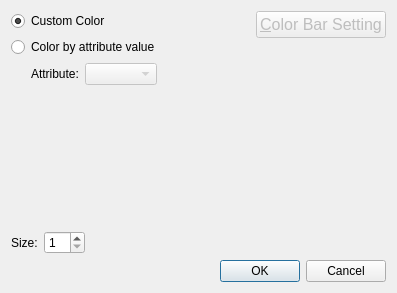
<?xml version="1.0" encoding="UTF-8"?>
<ui version="4.0">
 <class>PostParticleScalarPropertyDialog</class>
 <widget class="QDialog" name="PostParticleScalarPropertyDialog">
  <property name="geometry">
   <rect>
    <x>0</x>
    <y>0</y>
    <width>397</width>
    <height>293</height>
   </rect>
  </property>
  <property name="windowTitle">
   <string>Particle Scalar Setting</string>
  </property>
  <layout class="QVBoxLayout" name="verticalLayout_3">
   <item>
    <layout class="QHBoxLayout" name="horizontalLayout_4">
     <item>
      <layout class="QVBoxLayout" name="verticalLayout" stretch="0,0,0,1,0">
       <item>
        <layout class="QHBoxLayout" name="horizontalLayout_3">
         <item>
          <widget class="QRadioButton" name="arbitraryRadioButton">
           <property name="text">
            <string>Custom Color</string>
           </property>
           <property name="checked">
            <bool>true</bool>
           </property>
          </widget>
         </item>
         <item>
          <widget class="ColorEditWidget" name="colorEditWidget">
           <property name="minimumSize">
            <size>
             <width>50</width>
             <height>0</height>
            </size>
           </property>
          </widget>
         </item>
         <item>
          <spacer name="horizontalSpacer_3">
           <property name="orientation">
            <enum>Qt::Horizontal</enum>
           </property>
           <property name="sizeHint" stdset="0">
            <size>
             <width>40</width>
             <height>20</height>
            </size>
           </property>
          </spacer>
         </item>
        </layout>
       </item>
       <item>
        <widget class="QRadioButton" name="byValueRadioButton">
         <property name="locale">
          <locale language="English" country="UnitedStates"/>
         </property>
         <property name="text">
          <string>Color by attribute value</string>
         </property>
        </widget>
       </item>
       <item>
        <layout class="QHBoxLayout" name="horizontalLayout">
         <item>
          <spacer name="horizontalSpacer">
           <property name="orientation">
            <enum>Qt::Horizontal</enum>
           </property>
           <property name="sizeType">
            <enum>QSizePolicy::Fixed</enum>
           </property>
           <property name="sizeHint" stdset="0">
            <size>
             <width>20</width>
             <height>20</height>
            </size>
           </property>
          </spacer>
         </item>
         <item>
          <widget class="QLabel" name="colorAttributeLabel">
           <property name="text">
            <string>Attribute:</string>
           </property>
          </widget>
         </item>
         <item>
          <widget class="QComboBox" name="attributeComboBox">
           <property name="enabled">
            <bool>false</bool>
           </property>
          </widget>
         </item>
         <item>
          <spacer name="horizontalSpacer_4">
           <property name="orientation">
            <enum>Qt::Horizontal</enum>
           </property>
           <property name="sizeHint" stdset="0">
            <size>
             <width>40</width>
             <height>20</height>
            </size>
           </property>
          </spacer>
         </item>
        </layout>
       </item>
       <item>
        <widget class="LookupTableEditWidget" name="colormapWidget" native="true">
         <property name="enabled">
          <bool>false</bool>
         </property>
        </widget>
       </item>
       <item>
        <layout class="QHBoxLayout" name="horizontalLayout_2">
         <item>
          <widget class="QLabel" name="sizeLabel">
           <property name="text">
            <string>Size:</string>
           </property>
          </widget>
         </item>
         <item>
          <widget class="QSpinBox" name="sizeSpinBox">
           <property name="minimum">
            <number>1</number>
           </property>
           <property name="maximum">
            <number>20</number>
           </property>
          </widget>
         </item>
         <item>
          <spacer name="horizontalSpacer_2">
           <property name="orientation">
            <enum>Qt::Horizontal</enum>
           </property>
           <property name="sizeHint" stdset="0">
            <size>
             <width>40</width>
             <height>20</height>
            </size>
           </property>
          </spacer>
         </item>
        </layout>
       </item>
      </layout>
     </item>
     <item>
      <layout class="QVBoxLayout" name="verticalLayout_2">
       <item>
        <widget class="QPushButton" name="colorbarSettingButton">
         <property name="enabled">
          <bool>false</bool>
         </property>
         <property name="font">
          <font>
           <pointsize>12</pointsize>
          </font>
         </property>
         <property name="text">
          <string>&amp;Color Bar Setting</string>
         </property>
        </widget>
       </item>
       <item>
        <spacer name="verticalSpacer">
         <property name="orientation">
          <enum>Qt::Vertical</enum>
         </property>
         <property name="sizeHint" stdset="0">
          <size>
           <width>20</width>
           <height>40</height>
          </size>
         </property>
        </spacer>
       </item>
      </layout>
     </item>
    </layout>
   </item>
   <item>
    <widget class="QDialogButtonBox" name="buttonBox">
     <property name="orientation">
      <enum>Qt::Horizontal</enum>
     </property>
     <property name="standardButtons">
      <set>QDialogButtonBox::Cancel|QDialogButtonBox::Ok</set>
     </property>
    </widget>
   </item>
  </layout>
 </widget>
 <customwidgets>
  <customwidget>
   <class>LookupTableEditWidget</class>
   <extends>QWidget</extends>
   <header>guicore/scalarstocolors/lookuptableeditwidget.h</header>
   <container>1</container>
  </customwidget>
  <customwidget>
   <class>ColorEditWidget</class>
   <extends>QLabel</extends>
   <header>guibase/coloreditwidget.h</header>
   <container>1</container>
  </customwidget>
 </customwidgets>
 <resources/>
 <connections>
  <connection>
   <sender>buttonBox</sender>
   <signal>accepted()</signal>
   <receiver>PostParticleScalarPropertyDialog</receiver>
   <slot>accept()</slot>
   <hints>
    <hint type="sourcelabel">
     <x>227</x>
     <y>275</y>
    </hint>
    <hint type="destinationlabel">
     <x>157</x>
     <y>274</y>
    </hint>
   </hints>
  </connection>
  <connection>
   <sender>buttonBox</sender>
   <signal>rejected()</signal>
   <receiver>PostParticleScalarPropertyDialog</receiver>
   <slot>reject()</slot>
   <hints>
    <hint type="sourcelabel">
     <x>295</x>
     <y>281</y>
    </hint>
    <hint type="destinationlabel">
     <x>286</x>
     <y>274</y>
    </hint>
   </hints>
  </connection>
  <connection>
   <sender>arbitraryRadioButton</sender>
   <signal>toggled(bool)</signal>
   <receiver>colorEditWidget</receiver>
   <slot>setEnabled(bool)</slot>
   <hints>
    <hint type="sourcelabel">
     <x>69</x>
     <y>19</y>
    </hint>
    <hint type="destinationlabel">
     <x>125</x>
     <y>24</y>
    </hint>
   </hints>
  </connection>
  <connection>
   <sender>byValueRadioButton</sender>
   <signal>toggled(bool)</signal>
   <receiver>attributeComboBox</receiver>
   <slot>setEnabled(bool)</slot>
   <hints>
    <hint type="sourcelabel">
     <x>20</x>
     <y>46</y>
    </hint>
    <hint type="destinationlabel">
     <x>94</x>
     <y>71</y>
    </hint>
   </hints>
  </connection>
  <connection>
   <sender>byValueRadioButton</sender>
   <signal>toggled(bool)</signal>
   <receiver>colormapWidget</receiver>
   <slot>setEnabled(bool)</slot>
   <hints>
    <hint type="sourcelabel">
     <x>43</x>
     <y>49</y>
    </hint>
    <hint type="destinationlabel">
     <x>17</x>
     <y>116</y>
    </hint>
   </hints>
  </connection>
  <connection>
   <sender>byValueRadioButton</sender>
   <signal>toggled(bool)</signal>
   <receiver>colorbarSettingButton</receiver>
   <slot>setEnabled(bool)</slot>
   <hints>
    <hint type="sourcelabel">
     <x>231</x>
     <y>48</y>
    </hint>
    <hint type="destinationlabel">
     <x>314</x>
     <y>25</y>
    </hint>
   </hints>
  </connection>
 </connections>
</ui>
